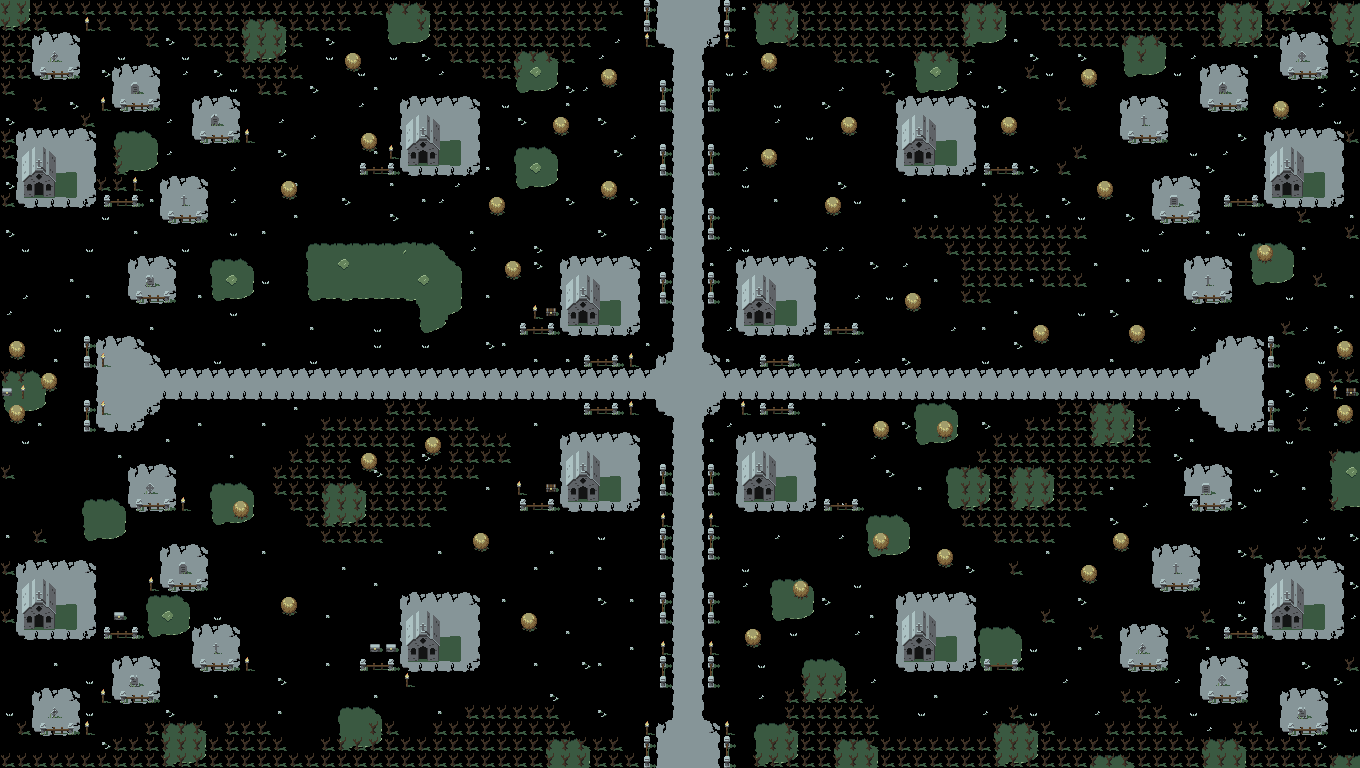

The image is a tile-based game level rendered from a .tmx file. Its description and source (layers, tilesets, objects; grid data summarised) follow:
An orthogonal 85x48 tile map with 16x16 px tiles, 2 tile layers (Tile Layer 1, Tile Layer 2).

<map version="1.4" tiledversion="1.4.3" orientation="orthogonal" renderorder="right-down" width="85" height="48" tilewidth="16" tileheight="16" infinite="0" nextlayerid="4" nextobjectid="1">
 <editorsettings>
  <export target="finalMap.csv" format="csv" />
 </editorsettings>
 <tileset firstgid="1" source="graveyard.tsx" />
 <layer id="2" name="Tile Layer 1" width="85" height="48">
  <data>[4080 cells, 1383 non-empty, 24 distinct tile ids]</data>
 </layer>
 <layer id="3" name="Tile Layer 2" width="85" height="48">
  <data>[4080 cells, 1214 non-empty, 38 distinct tile ids]</data>
 </layer>
</map>